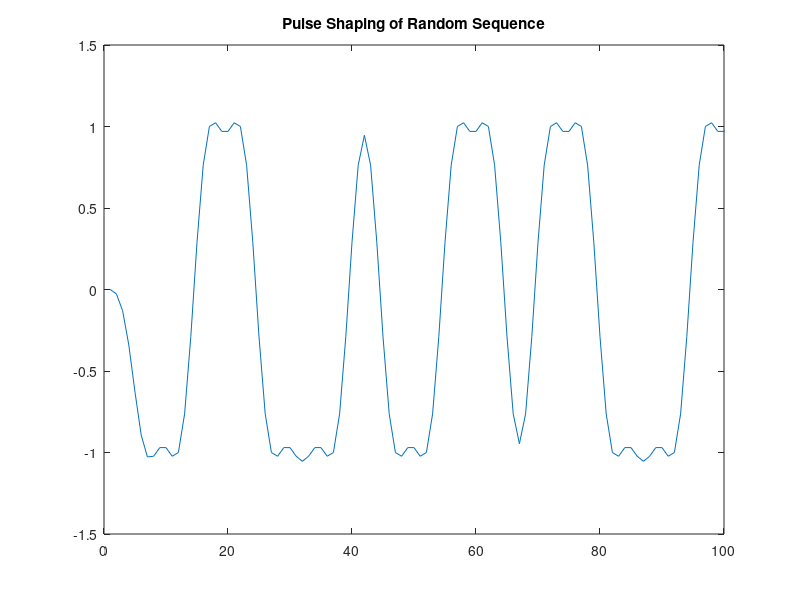
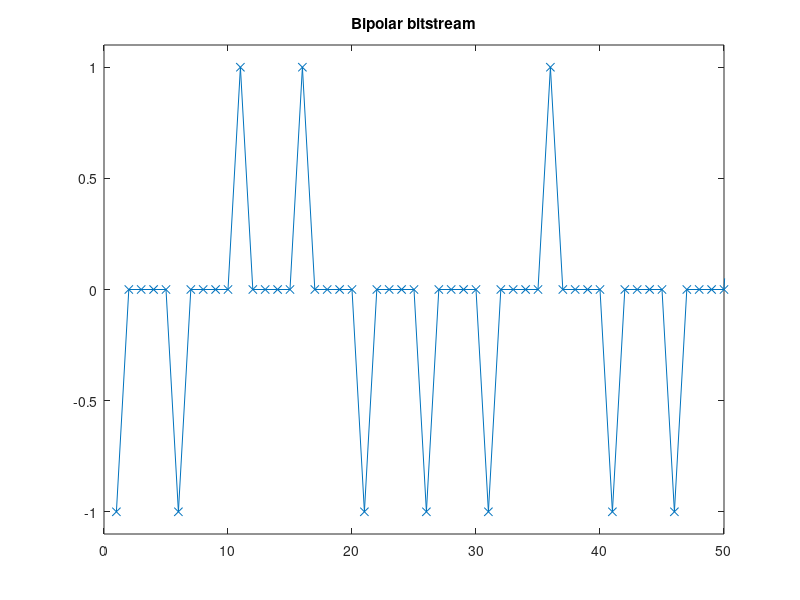
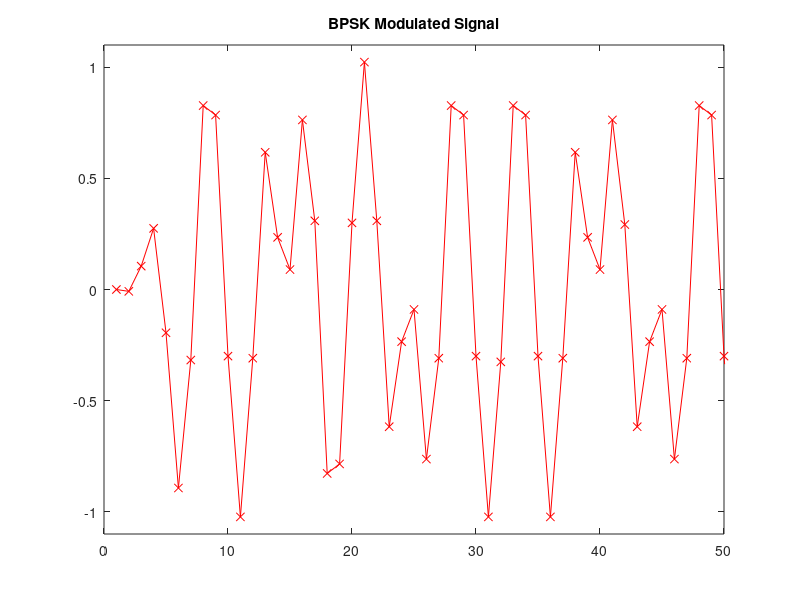
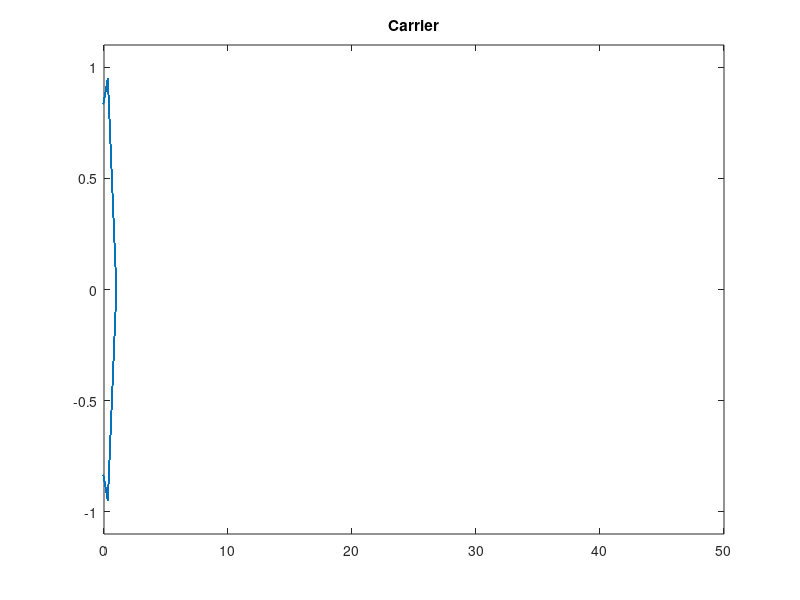

These charts were generated, in order, by the following MATLAB code:
clc 
clear all
close all

Nbits = 5000; % N bits

spb = 5 %samples per symbol
Random = upsample(sign(randn(1,Nbits)),spb); %Random sequence


Fc = 40; % Carrier frequency
Fs = 200; % Sampling frequency
%numCycles = 137.5 ;
%Tb = numCycles/Fc;  % Bit duration
%t = 0:1/Fs:(numCycles-1/Fs); %Period of one cycle
%t = t(1:2500);
n = 0:Nbits*spb-1;
t = n/Fs;

A = 1;

%carrier = A*cos(2*pi*(Fc/Fs)*n); %Carrier wave
carrier = A*exp(j*2*pi*(Fc/Fs)*n); %Carrier wave
real_carrier = real(carrier);

X = 13
ps = boxcar(X);
ps = blackman(X);
figure(7)
plot(ps)
title('Pulse Shaping')
y = filter(ps,1,Random); %Pulse shaping 
bits = Random; %% Polar data of 1s and -1s


figure(1)
plot(y)
title('Pulse Shaping of Random Sequence')
xlim([0 100]);

bpsk = real_carrier.*y;
figure(2)
plot(bits,'x-');
title('Bipolar bitstream')
xlim([0 50]);
ylim([-1.1 1.1]);


figure(3)
plot(bpsk,'rx-')
title('BPSK Modulated Signal')
xlim([0 50]);
ylim([-1.1 1.1]);


figure(4)
plot(carrier)
title('Carrier')
xlim([0 50]);
ylim([-1.1 1.1]);


figure(5)
freqz(bpsk,1,2^10,'whole',Fs); 
title('BPSK Spectrum')
ylim([-50 80]);

figure(6)
freqz(y,1,2^10,'whole',Fs);
title('Baseband Signal Spectrum')
ylim([-80 80]);

base_real = real(y);
figure(7)
plot(base_real);







